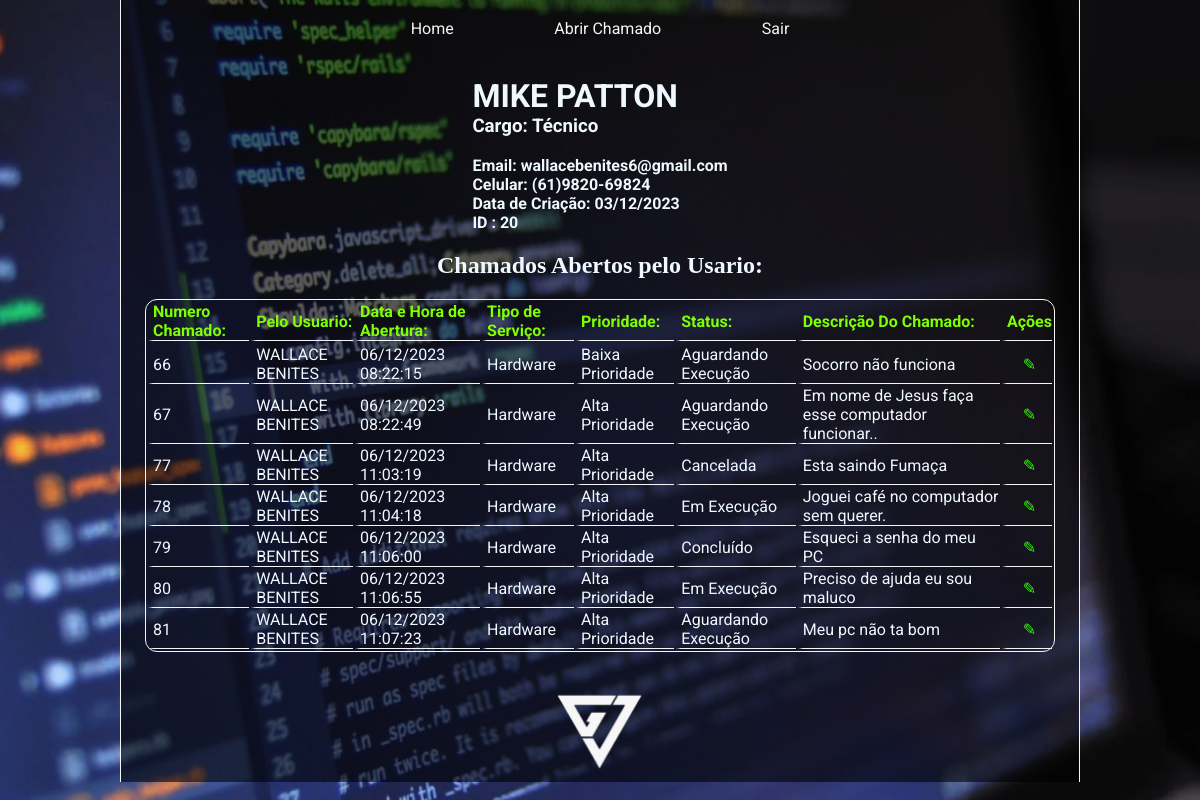
The page /html/perfil.php (signed in) on the database its author committed.
### tables this page shows
CREATE TABLE `cargo_autorizacao` (
  `ID_CARGO` int(11) NOT NULL,
  `NOME_CARGO` varchar(50) NOT NULL
);

CREATE TABLE `chamado` (
  `ID_CHAMADO` int(11) NOT NULL,
  `DESCRICAO_DO_CHAMADO` varchar(255) DEFAULT NULL,
  `DATA_DE_ABERTURA` varchar(20) DEFAULT NULL,
  `ID_USUARIO` int(11) DEFAULT NULL,
  `ID_STATUS` int(11) DEFAULT NULL,
  `ID_TIPO_SERVICO` int(11) DEFAULT NULL,
  `ID_PRIORIDADE` int(11) DEFAULT NULL
);

CREATE TABLE `usuario` (
  `ID_USUARIO` int(11) NOT NULL,
  `NOME` varchar(100) DEFAULT NULL,
  `EMAIL` varchar(200) DEFAULT NULL,
  `SENHA` varchar(20) DEFAULT NULL,
  `DATA_DE_CADASTRO` varchar(10) DEFAULT NULL,
  `ID_CARGO` int(11) DEFAULT NULL,
  `TELEFONE` varchar(20) DEFAULT NULL
);

CREATE TABLE `categoria` (
  `ID_TIPO_SERVICO` int(11) NOT NULL,
  `NOME_AREA_SERVICO` varchar(255) DEFAULT NULL
);

CREATE TABLE `prioridade` (
  `ID_PRIORIDADE` int(11) NOT NULL,
  `NOME_PRIORIDADE` varchar(255) DEFAULT NULL
);

CREATE TABLE `status` (
  `ID_STATUS` int(11) NOT NULL,
  `NOME_STATUS` varchar(255) DEFAULT NULL
);

### html/perfil.php (the view, shortened to what this page needs)
<?php
require_once("../php/conexao.php");
$consulta_tabela_chamado = "SELECT * FROM chamado";
$resultado_consulta_tabela_chamado = mysqli_query($conexao, $consulta_tabela_chamado);
$num_rows = mysqli_num_rows($resultado_consulta_tabela_chamado);
?>
<!DOCTYPE html>
<html lang="pt-br">
<head>
    <link rel="stylesheet" href="../styles/style.css">
    <link rel="stylesheet" href="../styles/style.php">
</head>
<body>
<header class="cabecalho">
        <nav class="cabecalho_menu ">
            <a class="cabecalho__menu__link" href="perfil.php"> Home </a>
            <a class="cabecalho__menu__link" href="criar_os.php"> Abrir Chamado </a>
            <a class="cabecalho__menu__link" href="../php/logout.php"> Sair </a>
        </nav>
    </header>
    <main class="perfil">
        <div class="conteiner9">
            <div class="pefil_chat_info">
                <h1 class="nome">
                    <?php echo "{$_SESSION['nome']}"; ?>
                </h1>
                <h3 class="cargo">
                    <?php
                    $id_cargo = $_SESSION['id_cargo'];
                    $consultanome_cargo = "SELECT NOME_CARGO FROM cargo_autorizacao WHERE ID_CARGO = $id_cargo";
                    $resultado_consulta_nome_cargo = mysqli_query($conexao, $consultanome_cargo);
                    $nome_cargo = mysqli_fetch_array($resultado_consulta_nome_cargo);
                    echo htmlspecialchars("Cargo: " . $nome_cargo['NOME_CARGO'], ENT_QUOTES, 'UTF-8');
                    ?>
                </h3>
                <br>
                <h4 class="info">
                    <?php echo "Email: {$_SESSION['email']}  "; ?>
                </h4>
                <h4 class="info">
                    <?php echo "Celular: {$_SESSION['telefone']}  "; ?>
                </h4>
                <h4 class="info">
                    <?php echo "Data de Criação: {$_SESSION['data_criacao']}  "; ?>
                </h4>
                <h4 class="info">
                    <?php echo "ID : {$_SESSION['id_usuario']}  "; ?>
                </h4>
            </div>
            <?php if (!$num_rows == 0) { ?>
                <section class="perfil_chamado">
                    <h1> Chamados Abertos pelo Usario: </h1>
                    <table class="perfil_chamado_tabela">
                        <tr class="perfil_chamado_tabela_linha">
                            <td>
                                <h4> Numero Chamado:</h4>
                            </td>
                            <td>
                                <h4> Pelo Usuario:</h4>
                            </td>
                            <td>
                                <h4> Data e Hora de Abertura:</h4>
                            </td>
                            <td>
                                <h4> Tipo de Serviço:</h4>
                            </td>
                            <td>
                                <h4> Prioridade:</h4>
                            </td>
                            <td>
                                <h4> Status:</h4>
                            </td>
                            <td>
                                <h4> Descrição Do Chamado:</h4>
                            </td>
                            <?php if ($_SESSION['id_cargo'] == 8) { ?>
                                <td>
                                    <h4>Ações</h4>
                                </td>
                            <?php } else if ($_SESSION['id_cargo'] == 2) { ?>
                                <td>
                                    <h4>Ações</h4>
                                </td>
                            <?php } ?>
                        <tr>
                            <?php
                            while ($linha_chamado = mysqli_fetch_assoc($resultado_consulta_tabela_chamado)) {
                                $id_categoria = $linha_chamado['ID_TIPO_SERVICO'];
                                $consultanome_categoria = "SELECT NOME_AREA_SERVICO FROM categoria WHERE ID_TIPO_SERVICO = $id_categoria";
                                $resultado_consulta_nome_categoria = mysqli_query($conexao, $consultanome_categoria);
                                $nome_categoria = mysqli_fetch_array($resultado_consulta_nome_categoria);
                                $id_prioridade = $linha_chamado['ID_PRIORIDADE'];
                                $consultanome_prioridade = "SELECT NOME_PRIORIDADE FROM prioridade WHERE ID_PRIORIDADE = $id_prioridade";
                                $resultado_consulta_nome_prioridade = mysqli_query($conexao, $consultanome_prioridade);
                                $nome_prioridade = mysqli_fetch_array($resultado_consulta_nome_prioridade);
                                $id_status = $linha_chamado['ID_STATUS'];
                                $consultanome_status = "SELECT NOME_STATUS FROM status WHERE ID_STATUS = $id_status";
                                $resultado_consulta_nome_status = mysqli_query($conexao, $consultanome_status);
                                $nome_status = mysqli_fetch_array($resultado_consulta_nome_status);
                                $id_usuario = $linha_chamado['ID_USUARIO'];
                                $consultanome_usuario = "SELECT NOME FROM usuario WHERE ID_USUARIO = $id_usuario";
                                $resultado_consulta_nome_usuario = mysqli_query($conexao, $consultanome_usuario);
                                $nome_usuario = mysqli_fetch_array($resultado_consulta_nome_usuario);
                            ?>
                        <tr>
                            <td><?php echo htmlspecialchars($linha_chamado['ID_CHAMADO'], ENT_QUOTES, 'UTF-8');  ?></td>
                            <td><?php echo htmlspecialchars($nome_usuario['NOME'], ENT_QUOTES, 'UTF-8');  ?></td>
                            <td><?php echo htmlspecialchars($linha_chamado['DATA_DE_ABERTURA'], ENT_QUOTES, 'UTF-8');  ?></td>
                            <td><?php echo htmlspecialchars($nome_categoria['NOME_AREA_SERVICO'], ENT_QUOTES, 'UTF-8');  ?></td>
                            <td><?php echo htmlspecialchars($nome_prioridade['NOME_PRIORIDADE'], ENT_QUOTES, 'UTF-8');  ?></td>
                            <td><?php echo htmlspecialchars($nome_status['NOME_STATUS'], ENT_QUOTES, 'UTF-8');  ?></td>
                            <td><?php echo htmlspecialchars($linha_chamado['DESCRICAO_DO_CHAMADO'], ENT_QUOTES, 'UTF-8');  ?></td>
                            <?php if ($_SESSION['id_cargo'] == 8) { ?>
                                <td class="acoes">
                                    <a class="bt_editar" href="../html/criar_os.php?ID_CHAMADO=<?php echo $linha_chamado['ID_CHAMADO']; ?>">✎</a>
                                    <a class="bt_excluir" href="../php/escluir_chamado.php?ID_CHAMADO=<?php echo $linha_chamado['ID_CHAMADO']; ?>">⨂</a>
                                </td>
                            <?php } else if ($_SESSION['id_cargo'] == 2) { ?>
                                <td class="acoes">
                                    <a class="bt_editar" href="../html/criar_os.php?ID_CHAMADO=<?php echo $linha_chamado['ID_CHAMADO']; ?>">✎</a>
                                </td>
                            <?php  } ?>
                        </tr>
                    <?php } ?>
                    </table>
                    <img class="logo_categoria" src="../assets/logo (2).png">
                </section>
            <?php } ?>
        </div>
    </main>
</body>
</html>

### styles/style.css (style rules this page uses)
* { margin: 0; padding: 0; }
:root { --font-principal: 'Roboto', sans-serif; --cor-branca-principal: whitesmoke; --cor-tranparente: rgba(0,0,0,.6); }
body { background-image: url("../assets/imagem_fundo1.png"); background-repeat: no-repeat; background-size: cover; color: aliceblue; display: flex; flex-direction: column; height: 100vh; }
.cabecalho { background-color: rgba(0,0,0,.6); margin: 0% 10%; border-left: 1px solid whitesmoke; border-right: 1px solid whitesmoke; }
.cabecalho_menu { display: flex; gap: 0.5%; justify-content: center; }
.cabecalho__menu__link { color: whitesmoke; padding: 2% 5% ; text-decoration: none; border-bottom: 1px solid rgba(0,0,0,.0); font-family: var(--font-principal); }
.pefil_chat_info { font-family: var(--font-principal); margin: 2% 0% 0% 0%; }
.perfil_chamado { display: flex; flex-direction: column; align-items: center; gap: 20px; }
.perfil_chamado_tabela { margin: auto; border: 1px solid whitesmoke; padding: 0%; border-radius: 12px; width: 95%; font-family: var(--font-principal); font-weight: 400; word-wrap: break-word; }
td { padding: 0% 0%; border-bottom: 1px solid whitesmoke; border-left: 5px solid rgba(0,0,0,.0); word-wrap: break-word; }
.acoes { gap: 25px; border: 0; padding: 0%; border-bottom: 1px solid whitesmoke; border-left: 5px solid rgba(0,0,0,.0); }
.perfil_chamado_tabela_linha { color: chartreuse; }
.logo_categoria { display: flex; flex-direction: column; align-items: center; width: 10%; }
.bt_editar { text-decoration: none; color: rgb(43, 255, 0); display: flex; flex-direction: column; align-items: center; }

### rows shown on the page
cargo_autorizacao: NOME_CARGO "Cargo: Técnico"
chamado: ID_CHAMADO "66", ID_USUARIO.NOME "WALLACE BENITES", DATA_DE_ABERTURA "06/12/2023 08:22:15", ID_TIPO_SERVICO.NOME_AREA_SERVICO "Hardware", ID_PRIORIDADE.NOME_PRIORIDADE "Baixa Prioridade", ID_STATUS.NOME_STATUS "Aguardando Execução", DESCRICAO_DO_CHAMADO "Socorro não funciona"
chamado: ID_CHAMADO "67", ID_USUARIO.NOME "WALLACE BENITES", DATA_DE_ABERTURA "06/12/2023 08:22:49", ID_TIPO_SERVICO.NOME_AREA_SERVICO "Hardware", ID_PRIORIDADE.NOME_PRIORIDADE "Alta Prioridade", ID_STATUS.NOME_STATUS "Aguardando Execução", DESCRICAO_DO_CHAMADO "Em nome de Jesus faça esse computador funcionar.."
chamado: ID_CHAMADO "77", ID_USUARIO.NOME "WALLACE BENITES", DATA_DE_ABERTURA "06/12/2023 11:03:19", ID_TIPO_SERVICO.NOME_AREA_SERVICO "Hardware", ID_PRIORIDADE.NOME_PRIORIDADE "Alta Prioridade", ID_STATUS.NOME_STATUS "Cancelada", DESCRICAO_DO_CHAMADO "Esta saindo Fumaça"
chamado: ID_CHAMADO "78", ID_USUARIO.NOME "WALLACE BENITES", DATA_DE_ABERTURA "06/12/2023 11:04:18", ID_TIPO_SERVICO.NOME_AREA_SERVICO "Hardware", ID_PRIORIDADE.NOME_PRIORIDADE "Alta Prioridade", ID_STATUS.NOME_STATUS "Em Execução", DESCRICAO_DO_CHAMADO "Joguei café no computador sem querer."
chamado: ID_CHAMADO "79", ID_USUARIO.NOME "WALLACE BENITES", DATA_DE_ABERTURA "06/12/2023 11:06:00", ID_TIPO_SERVICO.NOME_AREA_SERVICO "Hardware", ID_PRIORIDADE.NOME_PRIORIDADE "Alta Prioridade", ID_STATUS.NOME_STATUS "Concluído", DESCRICAO_DO_CHAMADO "Esqueci a senha do meu PC"
chamado: ID_CHAMADO "80", ID_USUARIO.NOME "WALLACE BENITES", DATA_DE_ABERTURA "06/12/2023 11:06:55", ID_TIPO_SERVICO.NOME_AREA_SERVICO "Hardware", ID_PRIORIDADE.NOME_PRIORIDADE "Alta Prioridade", ID_STATUS.NOME_STATUS "Em Execução", DESCRICAO_DO_CHAMADO "Preciso de ajuda eu sou maluco"
chamado: ID_CHAMADO "81", ID_USUARIO.NOME "WALLACE BENITES", DATA_DE_ABERTURA "06/12/2023 11:07:23", ID_TIPO_SERVICO.NOME_AREA_SERVICO "Hardware", ID_PRIORIDADE.NOME_PRIORIDADE "Alta Prioridade", ID_STATUS.NOME_STATUS "Aguardando Execução", DESCRICAO_DO_CHAMADO "Meu pc não ta bom"

### other values the page prints
$_SESSION['nome'] "MIKE PATTON"
$_SESSION['email'] "wallacebenites6@gmail.com"
$_SESSION['telefone'] "(61)9820-69824"
$_SESSION['data_criacao'] "03/12/2023"
$_SESSION['id_usuario'] "20"
